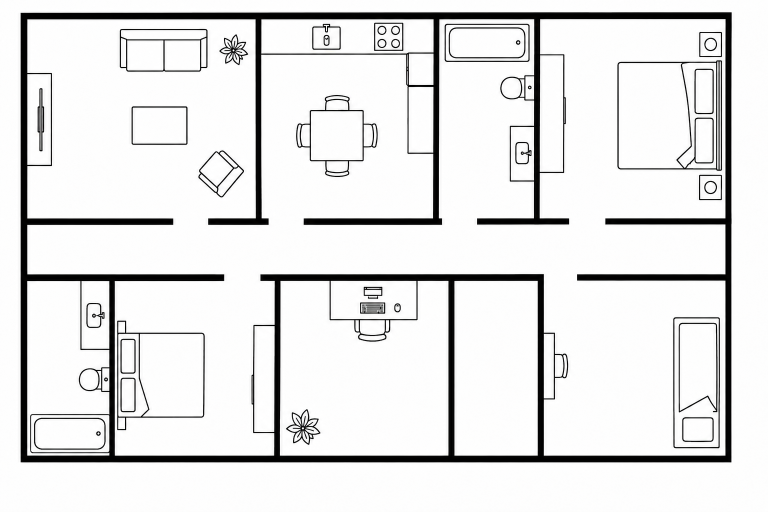
#> input picture assets/floorplan.png, 1536 x 1024 px (shown at 1/2 size)
$ python -i map_loader.py   (imports and definitions only)
#> lines starting #> are read from the running program, lines starting #| are printed output that depends on the picture
from PIL import Image


def load_floorplan_as_grid(image_path, grid_width=80, grid_height=50, threshold=180):
#> called with image_path = 'assets/floorplan.png', grid_width = 80, grid_height = 50, threshold = 180
    image = Image.open(image_path).convert("L")
    image = image.resize((grid_width, grid_height))
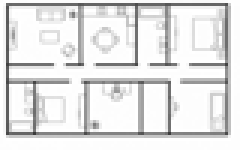
#> image: PIL image 80x50 L (shown 3 times larger); min 58, max 255, mean 227.4

    real_map = {}

    for img_y in range(grid_height):
        for x in range(grid_width):
            pixel = image.getpixel((x, img_y))

            mesa_y = grid_height - 1 - img_y
            position = (x, mesa_y)

            if pixel < threshold:
                real_map[position] = "obstacle"
            else:
                real_map[position] = "dirty"
#> after the loop, real_map = 4000 items

    return real_map

>>> result = load_floorplan_as_grid('assets/floorplan.png')
#> result = 4000 items
